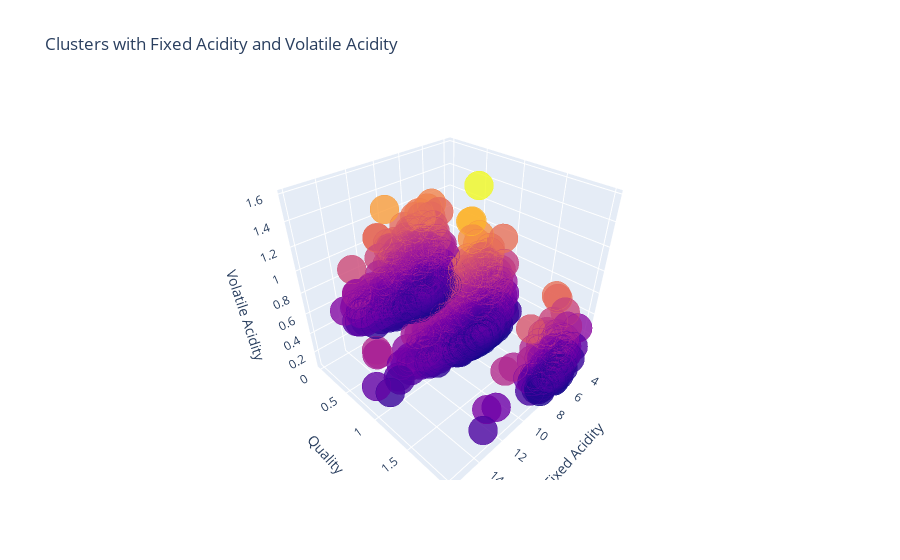

The notebook cell this image was saved under:
### Code cell
import plotly as py
import plotly.graph_objs as go

data = df

trace1 = go.Scatter3d(
    x= data['fixed acidity'],
    y= data['quality_num'],
    z= data['volatile acidity'],
    mode='markers',
     marker=dict(
        color = data['volatile acidity'], 
        size= 10,
        line=dict(
            color= data['volatile acidity'],
            width= 12
        ),
        opacity=0.8
     )
)
data1 = [trace1]
layout = go.Layout(
    title= 'Clusters with Fixed Acidity and Volatile Acidity',
    scene = dict(
            xaxis = dict(title  = 'Fixed Acidity'),
            yaxis = dict(title  = 'Quality'),
            zaxis = dict(title  = 'Volatile Acidity')
        )
)
fig = go.Figure(data=data1, layout=layout)
py.offline.iplot(fig)

### Figure 1 — Plotly figure (JSON) as saved in the notebook; plotly's stock layout.template omitted (floating-point values rounded to 4 significant figures; data arrays with more than 128 entries replaced by an {"elided": "..."} marker saying what was removed)
{"data": [{"marker": {"color": {"elided": "5320 float values"}, "line": {"color": {"elided": "5320 float values"}, "width": 12}, "opacity": 0.8, "size": 10}, "mode": "markers", "type": "scatter3d", "x": {"elided": "5320 float values"}, "y": {"elided": "5320 int values"}, "z": {"elided": "5320 float values"}}], "layout": {"scene": {"xaxis": {"title": {"text": "Fixed Acidity"}}, "yaxis": {"title": {"text": "Quality"}}, "zaxis": {"title": {"text": "Volatile Acidity"}}}, "title": {"text": "Clusters with Fixed Acidity and Volatile Acidity"}}}
